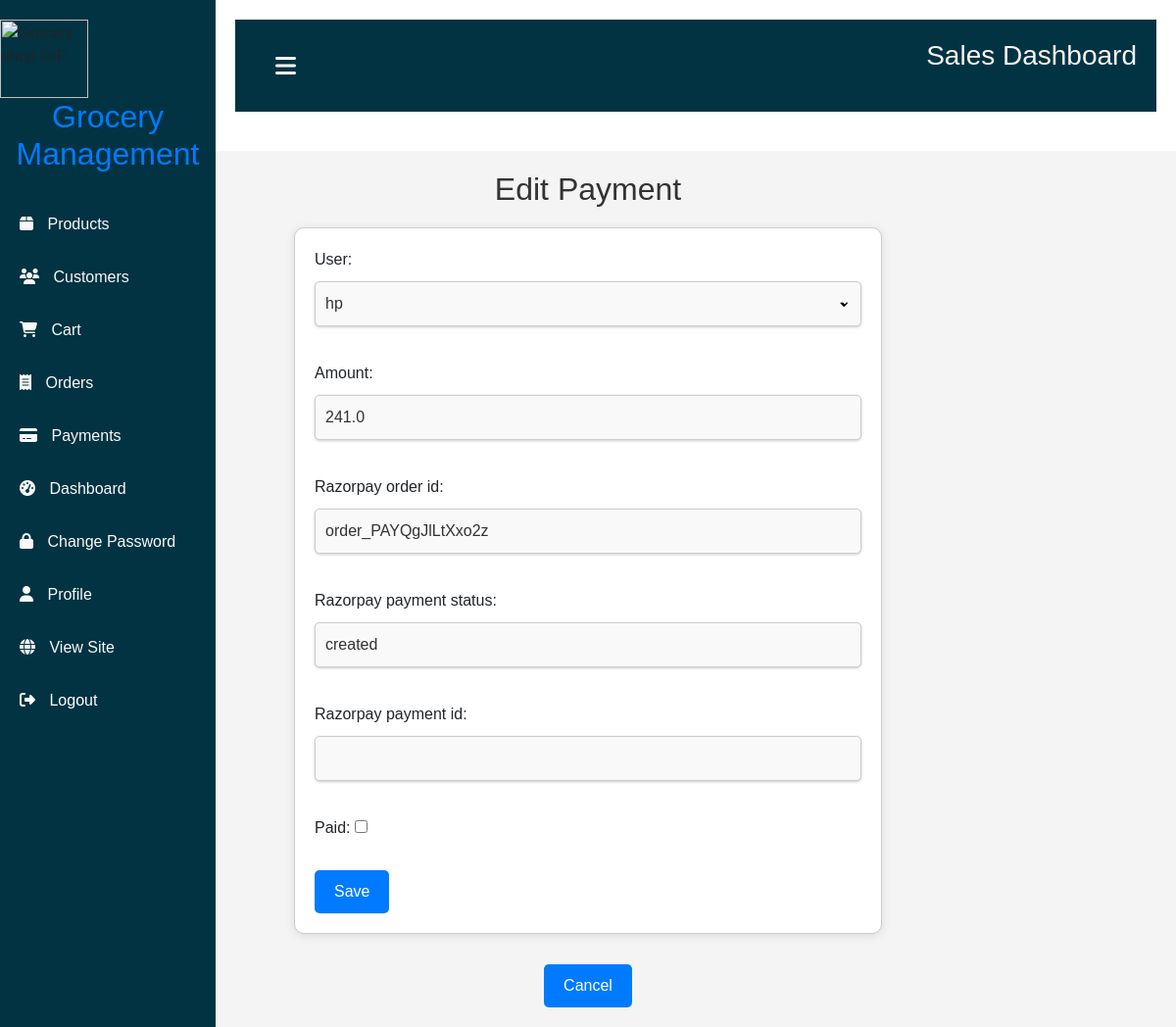
Screenshot of /payments/edit/1/ with the database file from the repository.
### app/models.py (models this page shows)
class Payment(models.Model):
    user=models.ForeignKey(User,on_delete=models.CASCADE)
    amount=models.FloatField()
    razorpay_order_id=models.CharField(max_length=100,blank=True,null=True)
    razorpay_payment_status=models.CharField(max_length=100,blank=True,null=True)
    razorpay_payment_id=models.CharField(max_length=100,blank=True,null=True)
    paid=models.BooleanField(default=False)

### app/views.py (the view)
# urls.py: path('payments/edit/<int:pk>/', payment_edit, name='payment_edit'),
def payment_edit(request, pk):
    payment = get_object_or_404(Payment, pk=pk)
    if request.method == 'POST':
        form = PaymentForm(request.POST, instance=payment)
        if form.is_valid():
            form.save()
            return redirect('payment_list')
    else:
        form = PaymentForm(instance=payment)
    return render(request, 'admin/payment_management.html', {'form': form})

### app/forms.py
class PaymentForm(forms.ModelForm):
    class Meta:
        model = Payment
        fields = ['user', 'amount', 'razorpay_order_id', 'razorpay_payment_status', 'razorpay_payment_id', 'paid']

### app/templates/admin/payment_management.html (shortened to what this page needs)
{% block content %}
<div class="sidebar">
    {% include 'admin/sidebar.html' %}
</div>
<div class="form-container">
    <h2>{% if form.instance.pk %}Edit{% else %}Add{% endif %} Payment</h2>
    <form method="post">
        {{ form.as_p }}
        <button type="submit" class="button">Save</button>
    </form>
    <a href="{% url 'payment_list' %}" class="button">Cancel</a>
</div>
{% endblock %}

### app/static/app/styles.css (style rules this page uses)
body { font-family: Arial, sans-serif; margin: 0; padding-top:40%; }
h2 { color: #35424a; }
.button { background: #35424a; color: #ffffff; padding: 10px 15px; text-decoration: none; border: none; cursor: pointer; border-radius: 5px; }

### app/templates/admin/sidebar.html (style rules this page uses)
body { margin: 0; padding: 0; font-family: Arial, sans-serif; }

### app/templates/admin/payment_management.html (style rules this page uses)
.form-container { display: flex; flex-direction: column; align-items: center; justify-content: center; min-height: 100vh; background-color: #f4f4f4; padding: 20px; }
h2 { margin-bottom: 20px; color: #333; }
.button { margin-top: 15px; padding: 10px 20px; background-color: #007bff; color: white; border: none; border-radius: 5px; cursor: pointer; text-align: center; text-decoration: none; }
form { width: 100%; max-width: 600px; padding: 20px; border: 1px solid #ccc; border-radius: 10px; box-shadow: 0 2px 10px rgba(0, 0, 0, 0.1); background-color: #ffffff; }
input[type="text"], input[type="email"], input[type="password"], input[type="number"], textarea, select { width: 100%; padding: 10px; margin-top: 10px; margin-bottom: 20px; border: 1px solid #ccc; border-radius: 5px; box-shadow: 0 1px 3px rgba(0, 0, 0, 0.2); transition: border-color 0.3s, box-shadow 0.3s; -webkit-appearance: none; -moz-appearance: none; appearance: none; color: #333; background-color: #f9f9f9; }
select { background-repeat: no-repeat; background-position: right 10px center; background-size: 12px; }

### rows the page displays
Payment: user "hp", amount "241.0", razorpay_order_id "order_PAYQgJlLtXxo2z", razorpay_payment_status "created"
